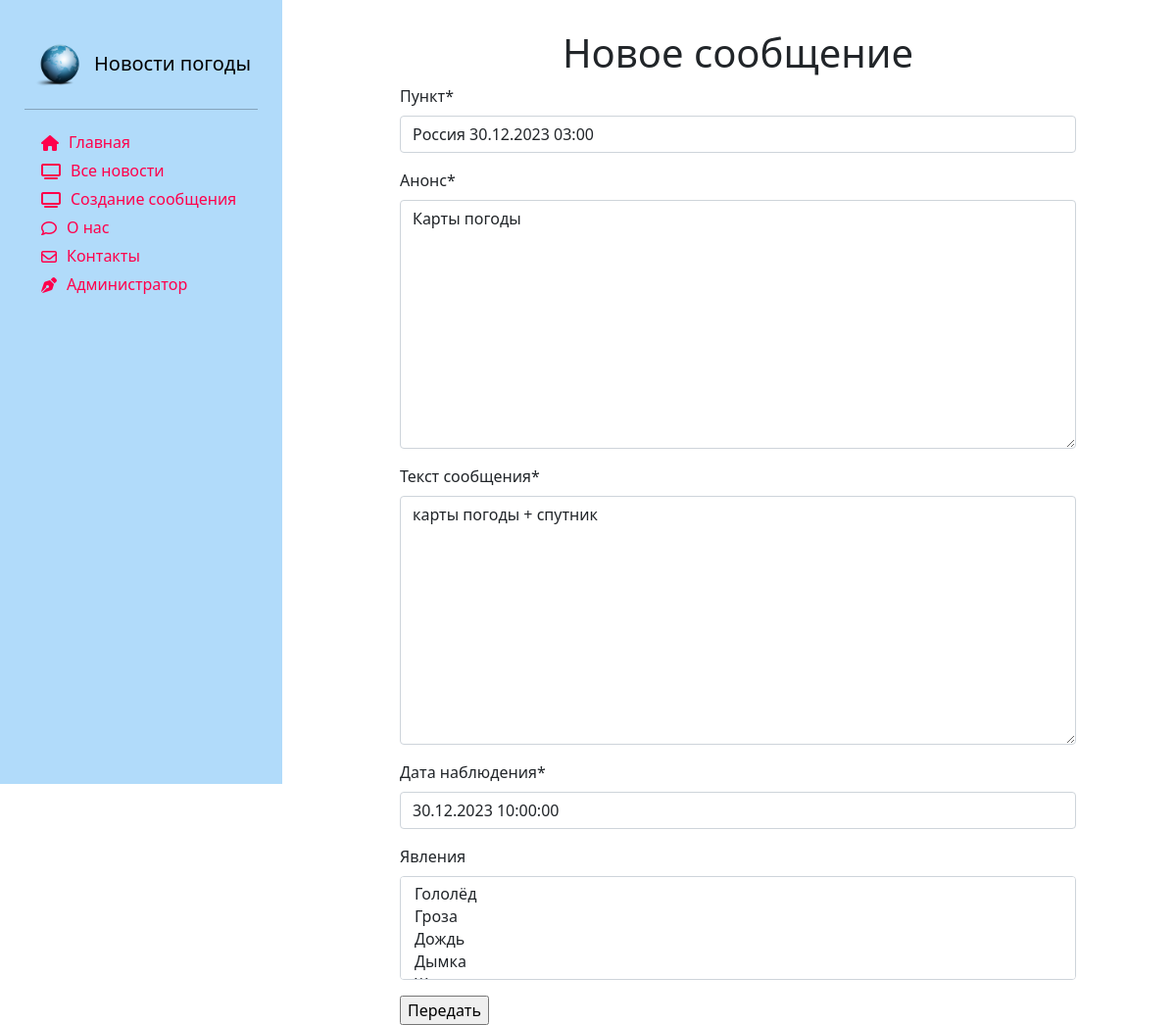
The page /news/update/19 on the database its author committed.
### news/models.py (models this page shows, shortened)
class Article(models.Model):
    categories = (('ФП', 'Фактическая погода'),
                  ('ПП', 'Прогноз погоды'),
                  ('ШО', 'Штормовое оповещение'),
                  ('ШП', 'Штормовое предупреждение'),
                  ('КП', 'Карты погоды'))
    author = models.ForeignKey(User, on_delete=models.SET_NULL, null=True, verbose_name='Автор')
    title = models.CharField('Пункт', max_length=50, default='')
    category = models.CharField(choices=categories, max_length=20, verbose_name='Категория сообщения')
    anouncement = models.TextField('Анонс', max_length=250)
    text = models.TextField('Текст сообщения')
    date = models.DateTimeField('Дата наблюдения', auto_created=True)
    tags = models.ManyToManyField(to=Tag, blank=True, verbose_name='Явления')
    slug = models.SlugField()
    class Meta:
        ordering = ['-date', 'title']
        verbose_name = 'Сообщение'
        verbose_name_plural ='Сообщения'

class Tag(models.Model):
    title = models.CharField(max_length=50)
    status = models.BooleanField(default=True)
    def __str__(self):
        return self.title
    class Meta:
        ordering = ['title', 'status']
        verbose_name = 'Явление'
        verbose_name_plural ='Явления'

### news/views.py (the view)
# urls.py: path('update/<int:pk>', views.ArticleUpdateView.as_view(), name='news_update'),
class ArticleUpdateView(UpdateView):
    model = Article
    template_name = 'news/new_article.html'
    fields = ['title', 'anouncement', 'text', 'date', 'tags']

### news/templates/news/new_article.html (shortened to what this page needs)
{% extends 'main/base_template.html' %}
{% load static %}
{% load bootstrap5 %}
{% load crispy_forms_tags %}
{% block content %}
<div class="row">
    <div class="text-center" style="margin-top:30px;">
        <h1>Новое сообщение</h1>
    </div>
    <form method="POST" enctype="multipart/form-data">
        {{ form|crispy }}
        <input type="submit" value="Передать">
    </form>
</div>
{% endblock %}

### main/static/main/css/style.css (style rules this page uses)
body { #background-color:#1abaff; }

### rows shown on the page
Article: title "Россия 30.12.2023 03:00", anouncement "Карты погоды", text "карты погоды + спутник", date "30.12.2023 10:00:00"
